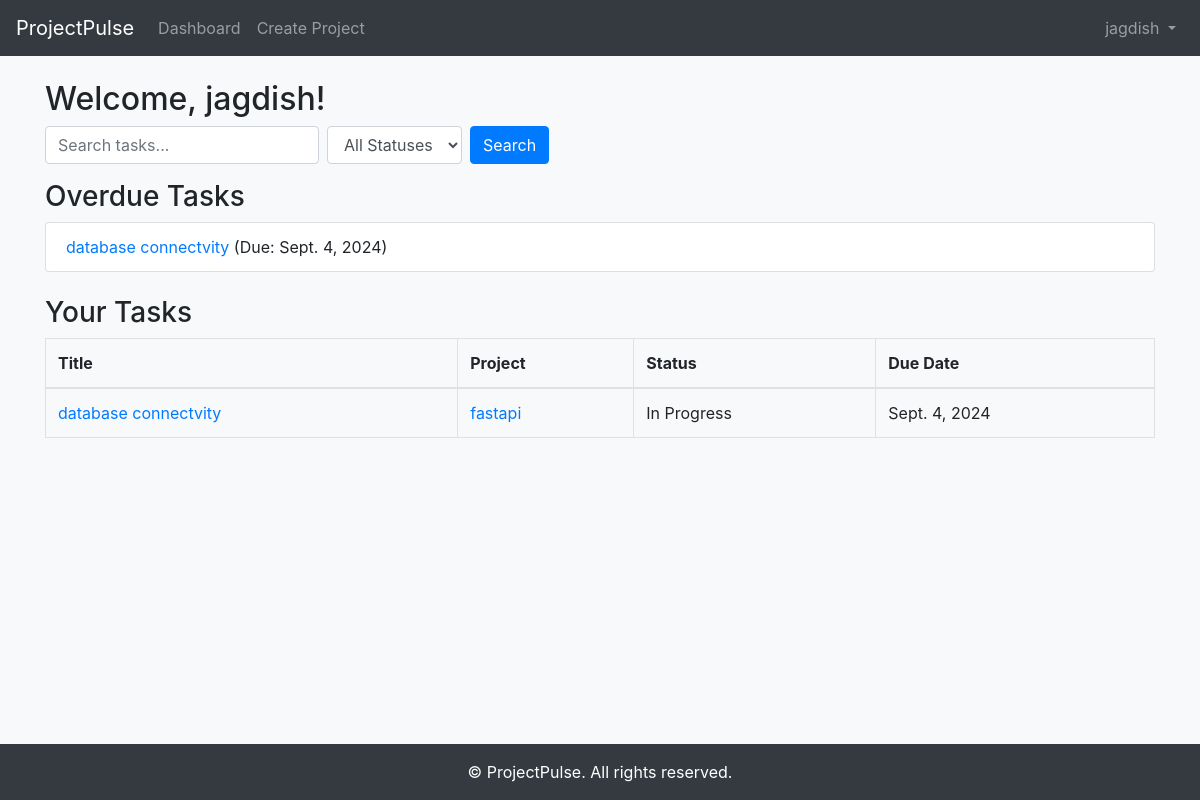
Screenshot of / (signed in) with the database file from the repository.
### users/models.py (models this page shows, shortened)
class CustomUser(AbstractUser):
    ROLE_CHOICES = [
        ('ADMIN', 'Administrator'),
        ('PROJECT_MANAGER', 'Project Manager'),
        ('TEAM_MEMBER', 'Team Member'),
    ]
    role = models.CharField(max_length=20, choices=ROLE_CHOICES, default='TEAM_MEMBER')
    email = models.EmailField(unique=True)
    profile_picture = models.ImageField(upload_to='profile_pics/', null=True, blank=True)

### tasks/models.py (models this page shows, shortened)
class Task(models.Model):
    STATUS_CHOICES = [
        ('todo', 'To Do'),
        ('in_progress', 'In Progress'),
        ('completed', 'Completed'),
    ]
    PRIORITY_CHOICES = [
        ('low', 'Low'),
        ('medium', 'Medium'),
        ('high', 'High'),
    ]
    title = models.CharField(max_length=255)
    description = models.TextField()
    project = models.ForeignKey(Project, on_delete=models.CASCADE, related_name='tasks')
    assigned_to = models.ForeignKey(settings.AUTH_USER_MODEL, on_delete=models.CASCADE, related_name='tasks')
    status = models.CharField(max_length=20, choices=STATUS_CHOICES, default='todo')
    priority = models.CharField(max_length=20, choices=PRIORITY_CHOICES, default='medium')
    due_date = models.DateField()
    created_at = models.DateTimeField(auto_now_add=True)
    attachments = models.FileField(upload_to='attachments/', null=True, blank=True)

### projects/models.py (models this page shows, shortened)
class Project(models.Model):
    name = models.CharField(max_length=255)
    description = models.TextField()
    start_date = models.DateField()
    end_date = models.DateField()
    project_manager = models.ForeignKey(settings.AUTH_USER_MODEL, on_delete=models.CASCADE, related_name='managed_projects')
    team_members = models.ManyToManyField(settings.AUTH_USER_MODEL, related_name='projects')
    created_at = models.DateTimeField(auto_now_add=True)

### dashboard/views.py (the view)
# urls.py: path('', views.dashboards, name='dashboards'),
@login_required
def dashboards(request):
    try:
        query = request.GET.get('q', '').strip()
        status_filter = request.GET.get('status', '').strip()
        tasks = Task.objects.filter(assigned_to=request.user)
        if query:
            tasks = tasks.filter(Q(title__icontains=query) | Q(description__icontains=query))
        if status_filter:
            tasks = tasks.filter(status=status_filter)
        today = timezone.now().date()
        overdue_tasks = tasks.filter(due_date__lt=today, status__in=['todo', 'in_progress'])
        return render(request, 'dashboard/dashboard.html', {
            'tasks': tasks,
            'overdue_tasks': overdue_tasks,
            'search_query': query,
            'status_filter': status_filter,
        })
    except Exception as e:
        return render(request, 'error.html', {'error': str(e)})

### dashboard/templates/dashboard/dashboard.html (shortened to what this page needs)
{% extends 'base.html' %}
{% block content %}
<h2>Welcome, {{ user.username }}!</h2>
<form method="get" action="{% url 'dashboard:dashboard' %}" class="form-inline mb-3">
    <input type="text" name="q" class="form-control mr-2" placeholder="Search tasks..." value="{{ search_query }}">
    <select name="status" class="form-control mr-2">
        <option value="">All Statuses</option>
    </select>
    <button type="submit" class="btn btn-primary">Search</button>
</form>
{% if overdue_tasks %}
<h3>Overdue Tasks</h3>
<ul class="list-group mb-4">
    {% for task in overdue_tasks %}
    <li class="list-group-item">
        <a href="{% url 'task_detail' task.pk %}">{{ task.title }}</a> (Due: {{ task.due_date }})
    </li>
    {% endfor %}
</ul>
{% endif %}
<h3>Your Tasks</h3>
<div class="table-responsive">
<table class="table table-bordered">
    <thead>
        <tr>
            <th>Title</th>
            <th>Project</th>
            <th>Status</th>
            <th>Due Date</th>
        </tr>
    </thead>
    <tbody>
        {% for task in tasks %}
        <tr>
            <td><a href="{% url 'task_detail' task.pk %}">{{ task.title }}</a></td>
            <td><a href="{% url 'project_detail' task.project.pk %}">{{ task.project.name }}</a></td>
            <td>{{ task.get_status_display }}</td>
            <td>{{ task.due_date }}</td>
        </tr>
        {% empty %}
        <tr>
            <td colspan="4">No tasks assigned.</td>
        </tr>
        {% endfor %}
    </tbody>
</table>
</div>
{% endblock %}

### templates/navbar.html (shortened to what this page needs)
<nav class="navbar navbar-expand-lg navbar-dark bg-dark">
    <a class="navbar-brand" href="{% url 'dashboard:dashboard' %}">ProjectPulse</a>
    <div class="collapse navbar-collapse" id="navbarNav">
        {% if user.is_authenticated %}
            <ul class="navbar-nav mr-auto">
                <li class="nav-item">
                    <a class="nav-link" href="{% url 'dashboard:dashboard' %}">Dashboard</a>
                </li>
                {% if user.role != 'TEAM_MEMBER' %}
                <li class="nav-item">
                    <a class="nav-link" href="{% url 'create_project' %}">Create Project</a>
                </li>
                {% endif %}
            </ul>
            <ul class="navbar-nav ml-auto">
                <li class="nav-item dropdown">
                    <a class="nav-link dropdown-toggle" href="#" id="userDropdown" role="button"
                        data-toggle="dropdown" aria-haspopup="true" aria-expanded="false">
                        {{ user.username }}
                    </a>
                </li>
            </ul>
         {% endif %}
    </div>
</nav>

### static/css/style.css (style rules this page uses)
body, html { height: 100%; background-color: #f8f9fa; overflow: auto; }

### rows the page displays
CustomUser: username "jagdish"
Task: title "database connectvity", due_date "Sept. 4, 2024", project.name "fastapi", status "In Progress"
